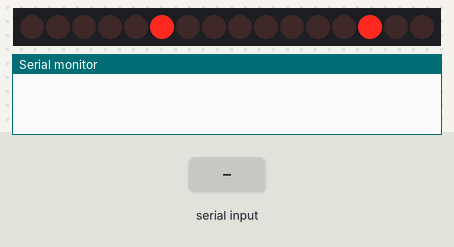
Recording of a sketch running on a simulated Arduino Uno, built with avr-gcc and run on an emulated ATmega328P. Shown: 16 shift-register outputs drawn as a row of LEDs (first output left, lit = HIGH), the last lines printed to the serial monitor. Wiring (inferred from the names in the program): 2 × shift register (74HC595): data pin 4; shift clock pin 6; latch pin 5. Wiring (inferred from the signals the program sends): row of LEDs: on Q0, Q1, Q2, Q3, Q4, Q5, Q6, Q7, Q8, Q9, Q10, Q11, Q12, Q13, Q14, Q15. The test bench sets the inputs (shaded band). Random numbers use the default seed unless the sketch sets one.

Above: at 6.9 s.
7.0 s: "t" received over Serial
At 9.05 s:
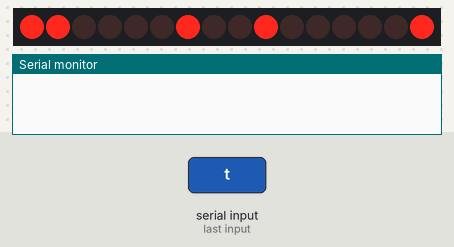
11.8 s: "s" received over Serial
At 13.09 s:
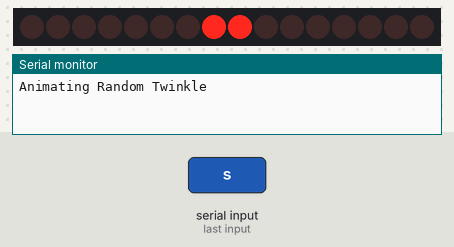
13.6 s: "p" received over Serial
At 14.27 s:
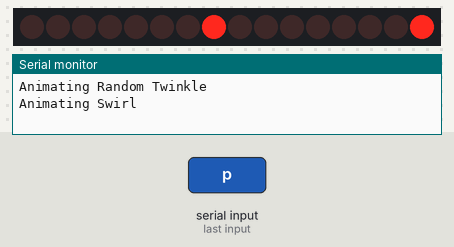
15.5 s: "f" received over Serial
At 17.07 s:
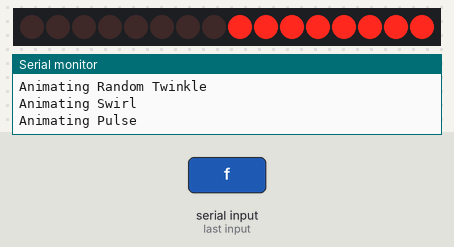
17.6 s: "r" received over Serial
At 19.6 s:
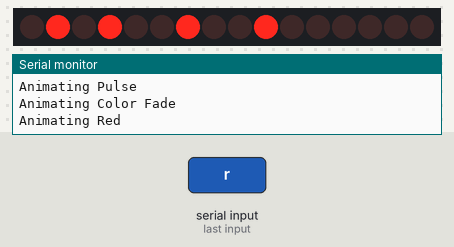
19.9 s: "g" received over Serial
At 21.1 s:
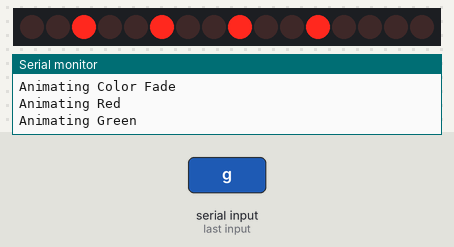
Timing chart, 0 to 44.9 s (numbered marks = the images above; inputs shaded):
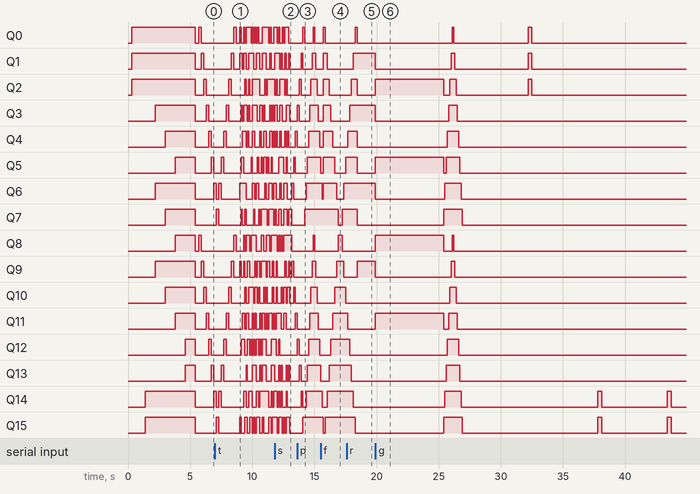

The sketch:

Arduino_Lights.ino
```cpp
/**************************************************************
 *  Name    : Miniature-Arcade-Arduino
 *  Author  : Benjamin Vitters
 *  Version : 0.6
 *  Description: A lights pattern sketch for your Arduino
 *               miniature arcade using a 74HC595 shift register.
 *               Chip 1 patterns are stored in chip1Pattern.
 *               Chip 2 patterns are stored in chip2.
 *               Several animations that play with the LED colors
 *               are implemented below.
 **************************************************************/

//----------------------
// Pin Definitions
//----------------------
const int latchPin = 5;   // Pin connected to ST_CP of 74HC595
const int clockPin = 6;   // Pin connected to SH_CP of 74HC595
const int dataPin  = 4;   // Pin connected to DS of 74HC595

//----------------------
// Global Variables & Arrays
//----------------------
byte chip1Data;           // Data for Chip 1 (red LED)
byte chip2Data;           // Data for Chip 2 (green LED)

bool idleOff = true;

unsigned long lastCommandTime = 0;
const unsigned long idleTimeout = 5000;

// Predefined linked patterns (example uses 8 steps for simplicity)
byte chip1Pattern[8];    // Chip 1 controls red LED patterns.
byte chip2[8];           // Chip 2 controls green LED patterns.

//----------------------
// Setup
//----------------------
void setup() {
  // Set pins as outputs
  pinMode(latchPin, OUTPUT);
  pinMode(clockPin, OUTPUT);
  pinMode(dataPin, OUTPUT);

  // Initialize Serial
  Serial.begin(9600);

  // (Optional) Seed the random generator
  randomSeed(analogRead(0));

  // Define linked LED patterns for Chip 1
  chip1Pattern[0] = 0b01000000; // Red (Bit 7)
  chip1Pattern[1] = 0b10000000; // Yellow (Bit 6)
  chip1Pattern[2] = 0b00100000; // Green (Bit 5)
  chip1Pattern[3] = 0b00010000; // Red (Bit 4)
  chip1Pattern[4] = 0b00001000; // Yellow (Bit 3)
  chip1Pattern[5] = 0b00000100; // Green (Bit 2)
  chip1Pattern[6] = 0b00000010; // Red (Bit 1)
  chip1Pattern[7] = 0b00000001; // Yellow (Bit 0)

  // Define linked LED patterns for Chip 2
  chip2[0] = 0b00000001; // Green
  chip2[1] = 0b00000010; // Red
  chip2[2] = 0b00000100; // Yellow
  chip2[3] = 0b00001000; // Green
  chip2[4] = 0b00010000; // White
  chip2[5] = 0b00100000; // White
  chip2[6] = 0b01000000; // White
  chip2[7] = 0b10000000; // White

  // Blink all LEDs to indicate that setup is complete
  animateStartup();
  blank();
}

//----------------------
// Main Loop: Process Serial Commands
//----------------------
void loop() {
  if (Serial.available() > 0) {
    char command = Serial.read();
    processCommand(command);
    lastCommandTime = millis();  // Reset the idle timer on each command
  }

  // If no command received for the idleTimeout duration, run the idle animation
  if (millis() - lastCommandTime > idleTimeout & idleOff) {
    animateIdle();
    lastCommandTime = millis();  // Reset timer after running idle animation
  }
}

//----------------------
// Command Processing Function
//----------------------
void processCommand(char command) {
  switch (command) {
    case 'r': // All Red
      animateRed();
      Serial.println("Animating Red");
      break;
    case 'g': // All Green
      animateGreen();
      Serial.println("Animating Green");
      break;
    case 'y': // All Yellow
      animateYellow();
      Serial.println("Animating Yellow");
      break;
    case 'w': // All White
      animateWhite();
      Serial.println("Animating White");
      break;
    case 'c': // Cycle through pattern sequence
      animateCycle();
      Serial.println("Animating Cycle");
      break;
    case 's': // Swirl animation
      animateSwirl();
      Serial.println("Animating Swirl");
      break;
    case 'p': // Pulse animation
      animatePulse();
      Serial.println("Animating Pulse");
      break;
    case 't': // Random Twinkle
      animateRandomTwinkle();
      Serial.println("Animating Random Twinkle");
      break;
    case 'f': // Color Fade
      animateColorFade();
      Serial.println("Animating Color Fade");
      break;
    case 'v': // Color Fade
      animateVJ();
      Serial.println("Animating Color VJ");
      break;
    case 'm': // Color Fade
      animatePinball();
      Serial.println("Animating Color Pinball");
      break;
    case 'h': // Startup
      blank();
      animateStartup();
      Serial.println("Animating Color Pinball");
      break;
    case 'b': // Color Fade
      blank();
      Serial.println("Blank");
      break;
    case 'n': // Color Fade
      blank();
      idleOff = false;
      Serial.print("Toggle idle: ");
      Serial.println(idleOff);
      break;
    case 'i': // Color Fade
      blank();
      idleOff = true;
      Serial.print("Toggle idle: ");
      Serial.println(idleOff);
      break;
    default:
      Serial.print("Unknown command: ");
      Serial.println(command);
      break;
  }
}

//----------------------
// Animation Functions
//----------------------

// Animate “All Red” using the red-designated LED positions.
void animateRed() {
  byte redChip1 = chip1Pattern[0] | chip1Pattern[4] | chip1Pattern[6];
  byte redChip2 = chip2[1]; // Adjust indices as per your setup
  sendToShiftRegister(redChip1, redChip2);
  delay(500);
}

// Animate “All Yellow” using the yellow-designated LED positions.
void animateYellow() {
  byte yellowChip1 = chip1Pattern[1] | chip1Pattern[3] | chip1Pattern[7];
  byte yellowChip2 = chip2[2];
  sendToShiftRegister(yellowChip1, yellowChip2);
  delay(500);
}

// Animate “All Green” using the green-designated LED positions.
void animateGreen() {
  byte greenChip1 = chip1Pattern[2] | chip1Pattern[5];
  byte greenChip2 = chip2[0] | chip2[3];
  sendToShiftRegister(greenChip1, greenChip2);
  delay(500);
}

// Animate “All White” using the white-designated LED positions.
void animateWhite() {
  byte whiteChip1 = 0;
  byte whiteChip2 = chip2[4] | chip2[5] | chip2[6] | chip2[7];
  sendToShiftRegister(whiteChip1, whiteChip2);
  delay(500);
}

// Animate “All VJ lights” using the white-designated LED positions.
void animateVJ() {
  byte whiteChip1 = 0;
  byte whiteChip2 = chip2[6] | chip2[7];
  sendToShiftRegister(whiteChip1, whiteChip2);
  delay(300);
}

void animateStartup() {
  const int STEP_DELAY = 800;   // ms delay between each set turning on
  // Start with all LEDs off
  blank();

  // Step 1: Turn on Pinball lights
  animatePinball();
  delay(STEP_DELAY);

  // Step 2: Add VJ lights (while keeping Pinball lights on)
  byte chip1State = chip1Pattern[5] | chip1Pattern[6] | chip1Pattern[7];   // Pinball LEDs
  byte chip2State = chip2[6] | chip2[7];                                   // VJ LEDs
  sendToShiftRegister(chip1State, chip2State);
  delay(STEP_DELAY);

  // Step 3: Add Red set
  chip1State |= chip1Pattern[0] | chip1Pattern[4] | chip1Pattern[6];       // Add Reds
  chip2State |= chip2[1];
  sendToShiftRegister(chip1State, chip2State);
  delay(STEP_DELAY);

  // Step 4: Add Yellow set
  chip1State |= chip1Pattern[1] | chip1Pattern[3] | chip1Pattern[7];       // Add Yellows
  chip2State |= chip2[2];
  sendToShiftRegister(chip1State, chip2State);
  delay(STEP_DELAY);

  // Step 5: Add Green set
  chip1State |= chip1Pattern[2] | chip1Pattern[5];
  chip2State |= chip2[0] | chip2[3];
  sendToShiftRegister(chip1State, chip2State);
  delay(STEP_DELAY);

  // Step 6: Add White set (finishing with all lights ON)
  chip2State |= chip2[4] | chip2[5] | chip2[6] | chip2[7];
  sendToShiftRegister(chip1State, chip2State);
  delay(STEP_DELAY);

  // At this point, all LEDs should be on
}

// Animate “All Pinball lights” using the white-designated LED positions.
void animatePinball() {
  byte whiteChip1 = chip1Pattern[5] | chip1Pattern[6] | chip1Pattern[7];
  byte whiteChip2 = 0;
  sendToShiftRegister(whiteChip1, whiteChip2);
  delay(300);
}

// Animate “All VJ lights” using the white-designated LED positions.
void blank() {
  byte whiteChip1 = 0;
  byte whiteChip2 = 0;
  sendToShiftRegister(whiteChip1, whiteChip2);
  delay(300);
}

void animateCycle() {
  // Cycle forward (from bit 0 to bit 7)
  for (int pos = 0; pos < 8; pos++) {
    byte pattern = 1 << pos;  // Shifts a '1' into the desired position.
    sendToShiftRegister(pattern, pattern);
    delay(200);
  }
  // Cycle backward (from bit 6 back to bit 0)
  for (int pos = 6; pos >= 0; pos--) {
    byte pattern = 1 << pos;
    sendToShiftRegister(pattern, pattern);
    delay(200);
  }
}

// Swirl Animation: Red (Chip 1) rotates one way while Green (Chip 2) rotates oppositely.
void animateSwirl() {
  byte chip1pattern   = 0b10000000;  // Start with leftmost LED for red
  byte chip2pattern = 0b00000001;  // Start with rightmost LED for green
  for (int i = 0; i < 8; i++) {
    sendToShiftRegister(chip1pattern, chip2pattern);
    delay(150);
    chip1pattern   = (chip1pattern >> 1) | (chip1pattern << 7);     // Rotate right
    chip2pattern = (chip2pattern << 1) | (chip2pattern >> 7);   // Rotate left
  }
}

// Pulse Animation: Simulate brightness pulse by increasing then decreasing the number of lit LEDs.
void animatePulse() {
  // Increase brightness
  for (int i = 1; i <= 8; i++) {
    byte pattern = 0xFF << (8 - i); // e.g., i=1: 0x80, i=2: 0xC0, etc.
    sendToShiftRegister(pattern, pattern);
    delay(100);
  }
  // Decrease brightness
  for (int i = 7; i > 0; i--) {
    byte pattern = 0xFF << (8 - i);
    sendToShiftRegister(pattern, pattern);
    delay(100);
  }
}

// Random Twinkle Animation: Display random patterns on both chips.
void animateRandomTwinkle() {
  for (int i = 0; i < 40; i++) {
    chip1Data = random(0, 256);
    chip2Data = random(0, 256);
    sendToShiftRegister(chip1Data, chip2Data);
    delay(100);
  }
}

// Color Fade Animation: Gradually shift from chip1 to chip2 and back using brightness levels.
void animateColorFade() {
  const byte brightnessLevels[9] = {0x00, 0x80, 0xC0, 0xE0, 0xF0, 0xF8, 0xFC, 0xFE, 0xFF};
  for (int i = 0; i < 9; i++) {
    byte chip1Value   = brightnessLevels[8 - i];  // chip1 decreases
    byte chip2Value = brightnessLevels[i];        // chip2 increases
    sendToShiftRegister(chip1Value, chip2Value);
    delay(150);
  }
  // Fade back from chip1 to chip1
  for (int i = 0; i < 9; i++) {
    byte chip1Value   = brightnessLevels[i];
    byte chip2Value = brightnessLevels[8 - i];
    sendToShiftRegister(chip1Value, chip2Value);
    delay(150);
  }
}

void animateIdle() {
  // List of available animations for idle mode
  void (*animations[])() = {animateCycle, animateSwirl, animatePulse, animateRandomTwinkle,
                            animateColorFade, animateVJ, animatePinball};

  int randomIndex = random(0, sizeof(animations) / sizeof(animations[0]));  // Pick a random animation
  animations[randomIndex]();  // Execute the randomly chosen animation
  blank();
  lastCommandTime = millis();  // Reset the timer
}


//----------------------
// Utility Functions
//----------------------

// Sends two bytes (one for each chip) to the 74HC595 shift register.
void sendToShiftRegister(byte chip1Data, byte chip2Data) {
  digitalWrite(latchPin, LOW);                     // Prepare for data transmission
  shiftOut(dataPin, clockPin, MSBFIRST, chip2Data);  // Send Chip 2 data
  shiftOut(dataPin, clockPin, MSBFIRST, chip1Data);    // Send Chip 1 data
  digitalWrite(latchPin, HIGH);                    // Latch the data to output
}

// Blink all LEDs on and off, 'n' times with delay 'd' milliseconds.
void blinkAll(int n, int d) {
  for (int i = 0; i < n; i++) {
    sendToShiftRegister(0xFF, 0xFF);
    delay(d);
    sendToShiftRegister(0x00, 0x00);
    delay(d);
  }
}
```
